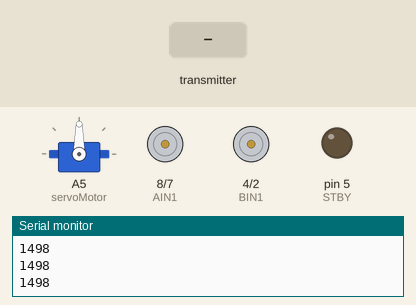
Recording of a sketch running on a simulated Arduino Uno, built with avr-gcc and run on an emulated ATmega328P. Parts: servo, motor-driver pin pairs drawn as motors (green arrow = first pin HIGH = forward, orange = second pin HIGH = backward, longer = more drive, scaled by the enable pin, stopped while the standby pin is LOW), output pins drawn as LEDs (lit = HIGH), the last lines printed to the serial monitor. The inputs (shaded band) are chosen by the test bench. No radio packets arrive unless stated.

Above: at 1.2 s.
1.3 s: the transmitter starts sending ch4 = 0
At 2.1 s:
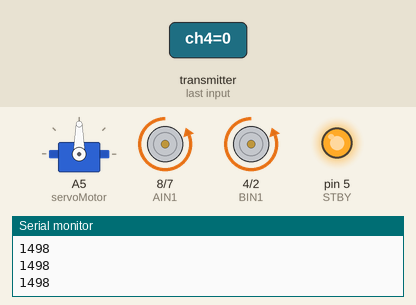
2.8 s: the transmitter starts sending ch5 = 0
At 3.2 s:
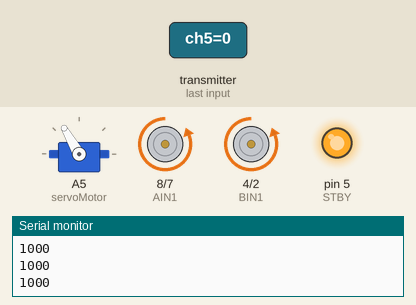
4.3 s: the transmitter starts sending ch5 = 64
At 5.5 s:
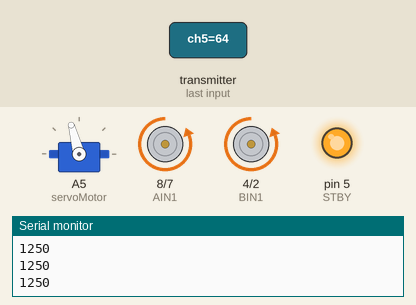
5.8 s: the transmitter starts sending ch5 = 255
At 6.6 s:
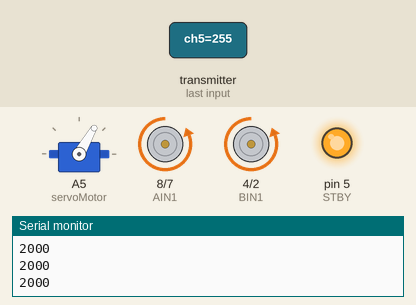
Timing chart, 0 to 8.3 s (numbered marks = the images above; inputs shaded):
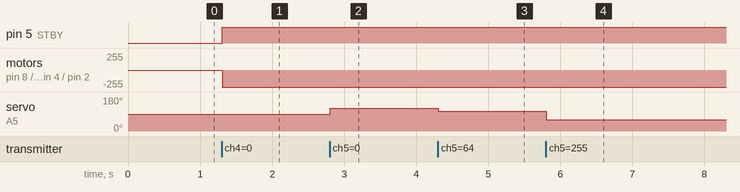

The sketch:

receptor_Autorc2.ino
```cpp
/* Receiver code for the Arduino Radio control with PWM output
 * Install the NRF24 library to your IDE
 * Upload this code to the Arduino UNO, NANO, Pro mini (5V,16MHz)
 * Connect a NRF24 module to it:

    Module // Arduino UNO,NANO

    GND    ->   GND
    Vcc    ->   3.3V
    CE     ->   D9
    CSN    ->   D10
    CLK    ->   D13
    MOSI   ->   D11
    MISO   ->   D12

This code receive 1 channels and prints the value on the serial monitor
Please, like share and subscribe : https://www.youtube.com/c/ELECTRONOOBS
*/


#include <SPI.h>
#include <nRF24L01.h>
#include <RF24.h>
#include <Servo.h>
#define STBY 5//
#define AIN1  8//   8
#define AIN2  7//
#define PWMB  3// 3
#define PWMA  6// 6
#define BIN1  4//
#define BIN2  2//  2
const uint64_t pipeIn = 0xE8E8F0F0E1LL;     //Remember that this code is the same as in the transmitter
RF24 radio(9, 10);  //CSN and CE pins

// The sizeof this struct should not exceed 32 bytes
struct Received_data {
  byte ch1;
  byte ch2;
  byte ch3;
  byte ch4;
  byte ch5;
  byte ch6;
  byte ch7;

};

int ch1_value = 0;
int ch2_value = 0;
int ch3_value = 0;
int ch4_value = 0;
int ch5_value = 0;
int ch6_value = 0;
int ch7_value = 0;
Servo servoMotor;


Received_data received_data;


/**************************************************/

void setup()
{
  Serial.begin(9600);
  //We reset the received values
  received_data.ch1 = 127;
  received_data.ch2 = 127;
  received_data.ch3 = 127;
  received_data.ch4 = 127;
  received_data.ch5 = 127;
  received_data.ch6 = 127;
  received_data.ch7 = 0;


  //Once again, begin and radio configuration
  radio.begin();
  radio.setAutoAck(false);
  radio.setDataRate(RF24_250KBPS);
  radio.openReadingPipe(1,pipeIn);

  //We start the radio comunication
  radio.startListening();
  pinMode(BIN2  ,OUTPUT);
  pinMode(STBY  ,OUTPUT);
  pinMode(BIN1  ,OUTPUT);
  pinMode(PWMB  ,OUTPUT);
  pinMode(AIN1  ,OUTPUT);
  pinMode(AIN2  ,OUTPUT);
  pinMode(PWMA  ,OUTPUT);
  servoMotor.attach(A5);

}

/**************************************************/

unsigned long last_Time = 0;

//We create the function that will read the data each certain time
void receive_the_data()
{
  while ( radio.available() ) {
  radio.read(&received_data, sizeof(Received_data));
  last_Time = millis(); //Here we receive the data
}
}

/**************************************************/

void loop()
{
  //Receive the radio data
  receive_the_data();


  ch1_value = map(received_data.ch1,0,255,1000,2000);  //1996 max
  ch2_value = map(received_data.ch2,0,255,1000,2000);  //1996 max
  ch3_value = map(received_data.ch3,0,255,1000,2000); // medio = 1498; Izquierda=1000; Derecha=1996
  ch4_value = map(received_data.ch4,0,255,1000,2000); // medio = 1498; arriba=1000; abajo=1996
  ch5_value = map(received_data.ch5,0,255,1000,2000); // medio = 1490; Izquierda=1000; Derecha=1996
  ch6_value = map(received_data.ch6,0,255,1000,2000); // medio = 1494-1498; arriba=1000; abajo=1996
  ch7_value = map(received_data.ch7,0,1,1000,2000);
  Serial.println(ch5_value);
  //Serial.println(ch4_value); //arriba 1000, abajo 2000 medio 1500 -1498

    if (ch5_value > 1501 ){
    int servo = map(ch5_value, 1500, 2000, 90,60);
    servoMotor.write(servo);
    delay(5);
    }
  else if (ch5_value < 1480 ){

    int servo = map(ch5_value, 1500, 1000, 90,120);
    servoMotor.write(servo);
    delay(5);
    }

  else if (ch4_value < 1480 ){
    int velocidad = map(ch4_value, 1480, 1000, 0,255);

    digitalWrite(STBY,HIGH);
    analogWrite (PWMB, velocidad);
    analogWrite (PWMA, velocidad);
    digitalWrite(AIN1,LOW);
    digitalWrite(AIN2,HIGH);
    digitalWrite(BIN1,LOW);
    digitalWrite(BIN2,HIGH);
    delay(5);
    }
  else if (ch4_value > 1520 ){

    int velocidad = map(ch4_value, 1480, 2000, 0,255);
    digitalWrite(STBY,HIGH);
    analogWrite (PWMB, velocidad);
    analogWrite (PWMA, velocidad);
    digitalWrite(AIN1,HIGH);
    digitalWrite(AIN2,LOW);
    digitalWrite(BIN1,HIGH);
    digitalWrite(BIN2,LOW);
    delay(5);
    }
  else{
    digitalWrite(STBY,LOW);
    servoMotor.write(90);
    }


}//Loop end
```

Measured:
- after the input at 1.3 s, pin 5 (STBY): LOW → HIGH at once; motor on pin 8 (AIN1) / pin 7 (AIN2), motor on pin 4 (BIN1) / pin 2 (BIN2): stopped → backward 255/255 at once
- after the input at 2.8 s, servo on A5 (servoMotor): 90° → 120° at once
- after the input at 4.3 s, servo on A5 (servoMotor): 120° → 105° at once
- after the input at 5.8 s, servo on A5 (servoMotor): 105° → 60° at once
